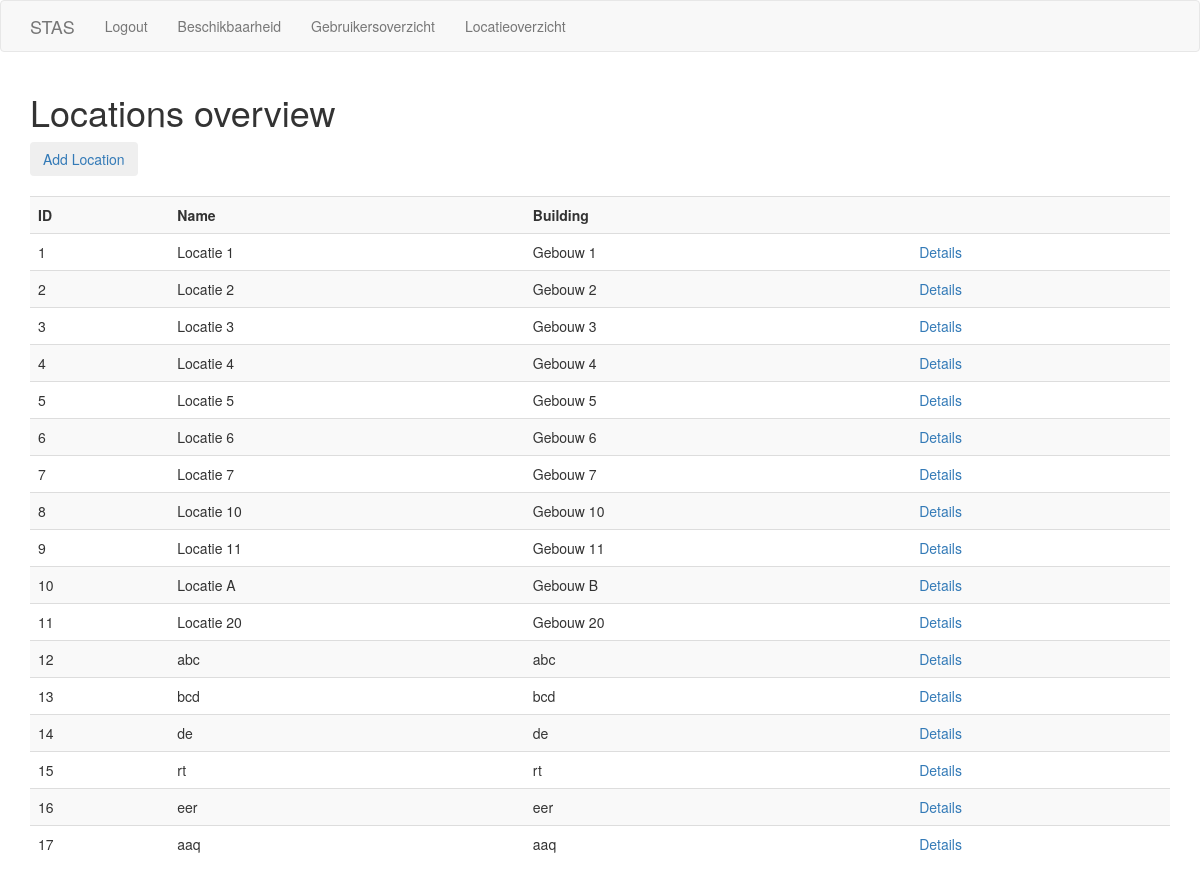
The page /admin/locations_overview (signed in) on the database its author committed.
### app/models.py (models this page shows, shortened)
class Location(UserMixin, db.Model):
    id = db.Column(db.Integer, primary_key=True)
    name = db.Column(db.String(128), index=True, unique=True)
    building = db.Column(db.String(128), index=True, unique=True)
    checkins = db.relationship('Checkin', backref='Location', lazy='dynamic')

### app/admin/routes.py (the view)
@bp.route('/admin/locations_overview', methods=['GET'])
@login_required
@admin_required
def locations():
    locations = Location.query.all()
    return render_template(
        'admin/locations_overview.html', title='Locations overview', locations=locations)

### app/admin/decorator.py (called while the page is built)
def admin_required(func):
    @wraps(func)
    def wrapper(*args, **kw):
        if not current_user.is_anonymous:
            if current_user.role == 'admin':
                return func(*args, **kw)
        else:
            if g.current_user.role == 'admin':
                return func(*args, **kw)
        abort(403)
    return wrapper

### app/models.py (called while the page is built)
@login_manager.user_loader
def load_user(id):
    return User.query.get(int(id))

### app/templates/admin/locations_overview.html
{% extends "base.html" %}
{% block app_content %}
<div id="overview">
    <a id="add-button" href="{{ url_for('admin.add_location') }}"><button type="button" class="btn btn-dark">{{ 'Add Location' }}</button></a><br><br>
    <table id="users" class="table table-striped">
        <tr id="header-row">
            <th>ID</th>
            <th>{{ 'Name' }}</th>
            <th>{{ 'Building' }}</th>
            <th></th>
        </tr>
        {% for location in locations %}
            <tr id="row">
                <td>{{ location.id }}</td>
                <td>{{ location.name }}</td>
                <td>{{ location.building }}</td>
                <td><a href="{{ url_for('admin.location_overview', location_id=location.id) }}">{{ 'Details' }}</a></td>
            </tr>
        {% endfor %}
    </table>
</div>
{% endblock %}

### rows shown on the page
Location: id "1", name "Locatie 1", building "Gebouw 1", value "Details"
Location: id "2", name "Locatie 2", building "Gebouw 2", value "Details"
Location: id "3", name "Locatie 3", building "Gebouw 3", value "Details"
Location: id "4", name "Locatie 4", building "Gebouw 4", value "Details"
Location: id "5", name "Locatie 5", building "Gebouw 5", value "Details"
Location: id "6", name "Locatie 6", building "Gebouw 6", value "Details"
Location: id "7", name "Locatie 7", building "Gebouw 7", value "Details"
Location: id "8", name "Locatie 10", building "Gebouw 10", value "Details"
Location: id "9", name "Locatie 11", building "Gebouw 11", value "Details"
Location: id "10", name "Locatie A", building "Gebouw B", value "Details"
Location: id "11", name "Locatie 20", building "Gebouw 20", value "Details"
Location: id "12", name "abc", building "abc", value "Details"
Location: id "13", name "bcd", building "bcd", value "Details"
Location: id "14", name "de", building "de", value "Details"
Location: id "15", name "rt", building "rt", value "Details"
Location: id "16", name "eer", building "eer", value "Details"
Location: id "17", name "aaq", building "aaq", value "Details"

### other values the page prints
{{ 'Logout' }} "Logout"
{{ 'Beschikbaarheid' }} "Beschikbaarheid"
{{ 'Gebruikersoverzicht' }} "Gebruikersoverzicht"
{{ 'Locatieoverzicht' }} "Locatieoverzicht"
{{ title }} "Locations overview"
{{ 'Add Location' }} "Add Location"
{{ 'Name' }} "Name"
{{ 'Building' }} "Building"
